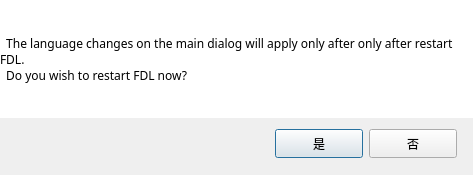
<?xml version="1.0" encoding="UTF-8"?>
<ui version="4.0">
 <class>ChangeLanguageDialog</class>
 <widget class="QDialog" name="ChangeLanguageDialog">
  <property name="geometry">
   <rect>
    <x>0</x>
    <y>0</y>
    <width>473</width>
    <height>175</height>
   </rect>
  </property>
  <property name="windowTitle">
   <string>FDL - PyQt5 Downloader</string>
  </property>
  <property name="styleSheet">
   <string notr="true">Dialog {border-images: url( E:/Projects/FDL/favicon.png)}</string>
  </property>
  <layout class="QVBoxLayout" name="verticalLayout">
   <property name="leftMargin">
    <number>0</number>
   </property>
   <property name="topMargin">
    <number>0</number>
   </property>
   <property name="rightMargin">
    <number>0</number>
   </property>
   <item>
    <layout class="QGridLayout" name="gridLayout">
     <item row="0" column="0">
      <widget class="QLabel" name="mTipLabel">
       <property name="sizePolicy">
        <sizepolicy hsizetype="Preferred" vsizetype="Preferred">
         <horstretch>0</horstretch>
         <verstretch>0</verstretch>
        </sizepolicy>
       </property>
       <property name="font">
        <font>
         <family>Ebrima</family>
         <pointsize>9</pointsize>
         <kerning>true</kerning>
        </font>
       </property>
       <property name="tabletTracking">
        <bool>false</bool>
       </property>
       <property name="acceptDrops">
        <bool>false</bool>
       </property>
       <property name="autoFillBackground">
        <bool>false</bool>
       </property>
       <property name="styleSheet">
        <string notr="true">QLabel {background-color: #fff}</string>
       </property>
       <property name="inputMethodHints">
        <set>Qt::ImhNone</set>
       </property>
       <property name="text">
        <string>  The language changes on the main dialog will apply only after only after restart FDL.
  Do you wish to restart FDL now?</string>
       </property>
       <property name="textFormat">
        <enum>Qt::AutoText</enum>
       </property>
       <property name="scaledContents">
        <bool>false</bool>
       </property>
       <property name="wordWrap">
        <bool>true</bool>
       </property>
      </widget>
     </item>
     <item row="1" column="0">
      <layout class="QHBoxLayout" name="horizontalLayout">
       <property name="topMargin">
        <number>0</number>
       </property>
       <item>
        <spacer name="horizontalSpacer">
         <property name="orientation">
          <enum>Qt::Horizontal</enum>
         </property>
         <property name="sizeHint" stdset="0">
          <size>
           <width>290</width>
           <height>40</height>
          </size>
         </property>
        </spacer>
       </item>
       <item>
        <widget class="QPushButton" name="mSavePushButton">
         <property name="sizePolicy">
          <sizepolicy hsizetype="Maximum" vsizetype="Fixed">
           <horstretch>0</horstretch>
           <verstretch>0</verstretch>
          </sizepolicy>
         </property>
         <property name="minimumSize">
          <size>
           <width>88</width>
           <height>29</height>
          </size>
         </property>
         <property name="maximumSize">
          <size>
           <width>88</width>
           <height>29</height>
          </size>
         </property>
         <property name="text">
          <string>是</string>
         </property>
        </widget>
       </item>
       <item>
        <widget class="QPushButton" name="mCacelPushButton">
         <property name="sizePolicy">
          <sizepolicy hsizetype="Maximum" vsizetype="Fixed">
           <horstretch>0</horstretch>
           <verstretch>0</verstretch>
          </sizepolicy>
         </property>
         <property name="minimumSize">
          <size>
           <width>88</width>
           <height>29</height>
          </size>
         </property>
         <property name="maximumSize">
          <size>
           <width>88</width>
           <height>29</height>
          </size>
         </property>
         <property name="text">
          <string>否</string>
         </property>
        </widget>
       </item>
       <item>
        <spacer name="horizontalSpacer_2">
         <property name="orientation">
          <enum>Qt::Horizontal</enum>
         </property>
         <property name="sizeHint" stdset="0">
          <size>
           <width>30</width>
           <height>20</height>
          </size>
         </property>
        </spacer>
       </item>
      </layout>
     </item>
    </layout>
   </item>
  </layout>
 </widget>
 <resources/>
 <connections>
  <connection>
   <sender>mSavePushButton</sender>
   <signal>clicked()</signal>
   <receiver>ChangeLanguageDialog</receiver>
   <slot>accept()</slot>
   <hints>
    <hint type="sourcelabel">
     <x>306</x>
     <y>126</y>
    </hint>
    <hint type="destinationlabel">
     <x>87</x>
     <y>-22</y>
    </hint>
   </hints>
  </connection>
  <connection>
   <sender>mCacelPushButton</sender>
   <signal>clicked()</signal>
   <receiver>ChangeLanguageDialog</receiver>
   <slot>reject()</slot>
   <hints>
    <hint type="sourcelabel">
     <x>411</x>
     <y>130</y>
    </hint>
    <hint type="destinationlabel">
     <x>359</x>
     <y>-12</y>
    </hint>
   </hints>
  </connection>
 </connections>
</ui>
